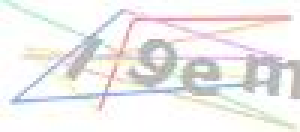
#> input picture data/captcha-19em.jpg, 100 x 44 px, found by its file name (shown 3 times larger); its folder holds 4 pictures in this run
$ python extract_background.py   (Python 2 division)
#> lines starting #> are read from the running program, lines starting #| are printed output that depends on the picture
#!/usr/bin/python

import os
from PIL import Image


image = []
mask = None


# Load each image in grey scale
for f in os.listdir("data"):
  if not f.endswith(".jpg"):
    continue

  i = Image.open("data/%s" % (f))
#> i is the input picture: PIL image 100x44 RGB; mean R, G, B 238.7, 237.4, 236.5
  #i = i.convert("L")
  image.append(i)


# Create a mask clearing pixels that appear in all images
for n in range(len(image)):

  if mask == None:
    mask = Image.new("RGB", image[n].size, (255, 255, 255))
    #mask = Image.new("L", image[n].size, 255)

  for x in range(image[n].size[1]):
    for y in range(image[n].size[0]):

      val = image[n].getpixel((y,x))
      r = val[0]
      g = val[1]
      b = val[2]
      for m in range(len(image)):

        val = image[m].getpixel((y,x))
        r = (val[0] + r) / 2
        g = (val[1] + g) / 2
        b = (val[2] + b) / 2

      if (r > 0xd0 and b < 0xdd and g < 0xdd) or (r > 0xd0 and g < 0xdd and b < 0xdd):
         mask.putpixel((y,x), (r,g,b))

      if (b > 0xd0 and r < 0xdd and g < 0xdd) or (b > 0xd0 and g < 0xdd and r < 0xdd):
         mask.putpixel((y,x), (r,g,b))

      if (g > 0xd0 and r < 0xdd and b < 0xdd) or (g > 0xd0 and b < 0xdd and r < 0xdd):
         mask.putpixel((y,x), (r,g,b))
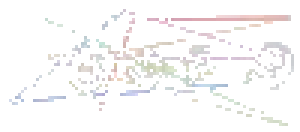
#> mask: PIL image 100x44 RGB (shown 3 times larger); mean R, G, B 249.3, 248.5, 248.5

mask.save("mask.png", dpi=(200,200))

n = 5
#> (the run stopped early here; a loop or call above may not have finished)
